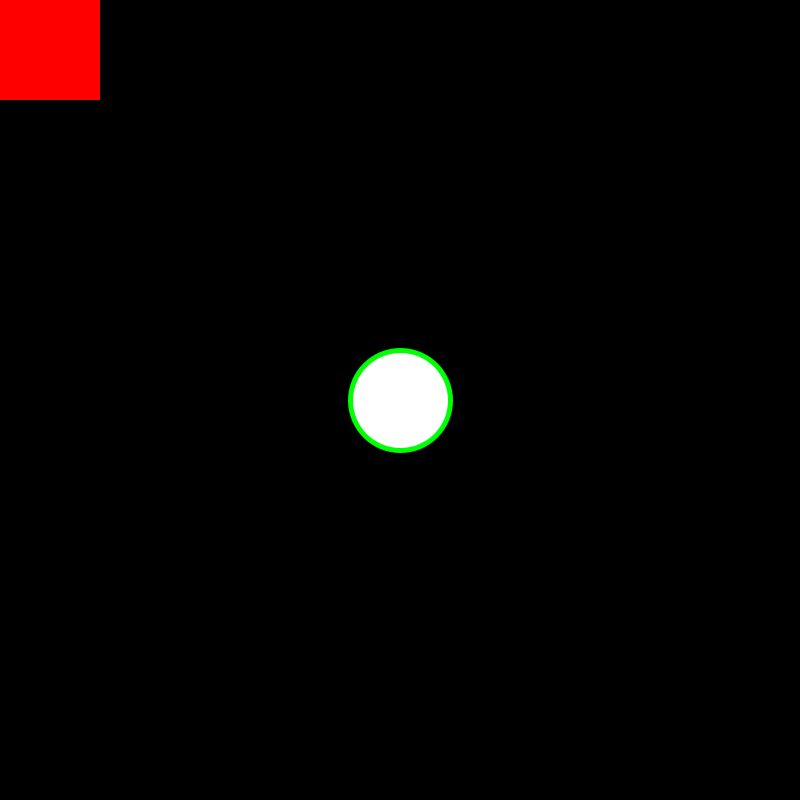
Frame 1 (no input)
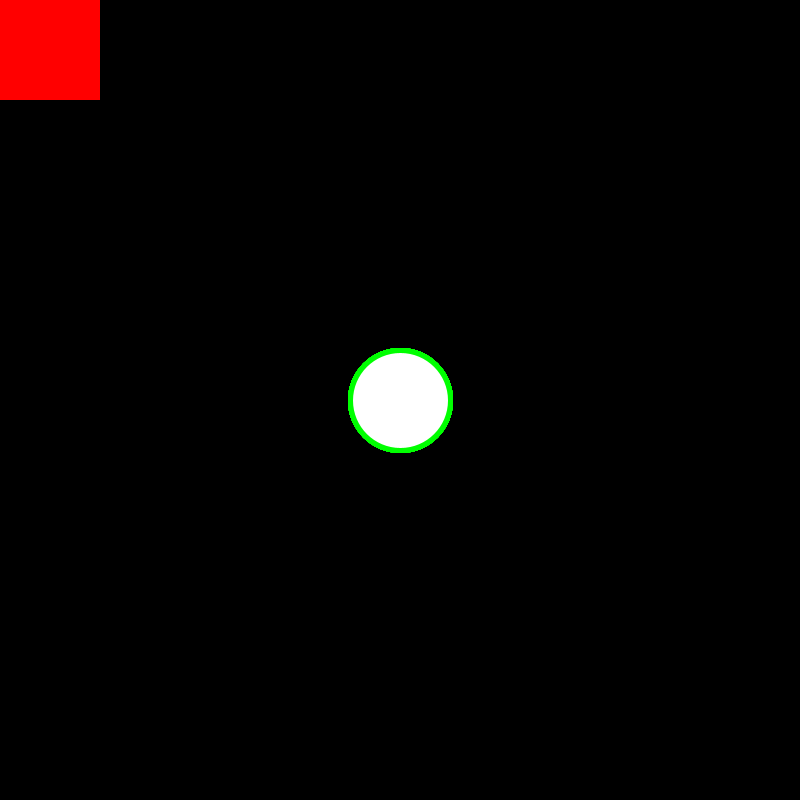
Frame 60 (the mouse pressed at the canvas centre just before this capture)
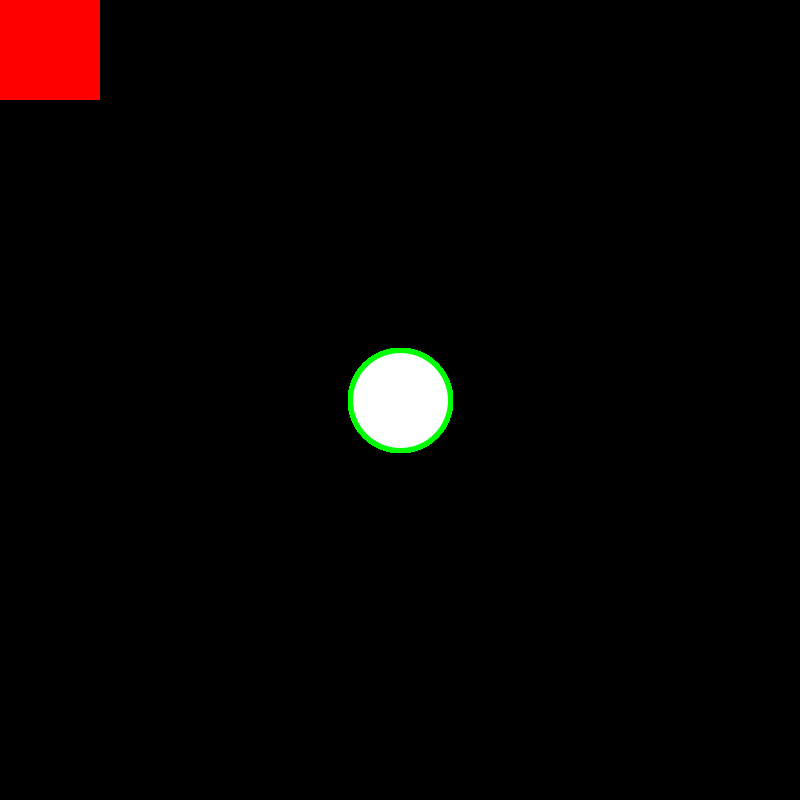
Frame 120 (the mouse held since frame 60 and released just before this capture)

The Processing sketch that drew these frames (run headless with seeded random() and noise(); from frame 60 on, the mouse is pressed at the canvas centre):

// Processing sketch: A_Basics_Shapes
// ── A_Basics_Shapes.pde
// p5Bath
// ashley james brown
// july 2018
// digital dreams

//empty template sketch

void setup(){
  size(800,800); //size of sketch window
  background(0,0,0); //colour in R,G,B format
}

void draw(){
  fill(255,0,0); //colour to fill shape in R,G,B format
  noStroke(); //no outline please
  rect(0,0,100,100); //basic rectangle
  fill(255,255,255);
  stroke(0,255,0); //outline in R,G,B
  strokeWeight(5); //thickness of outline
  ellipse(width/2,height/2, 100,100); //basic circle
}
